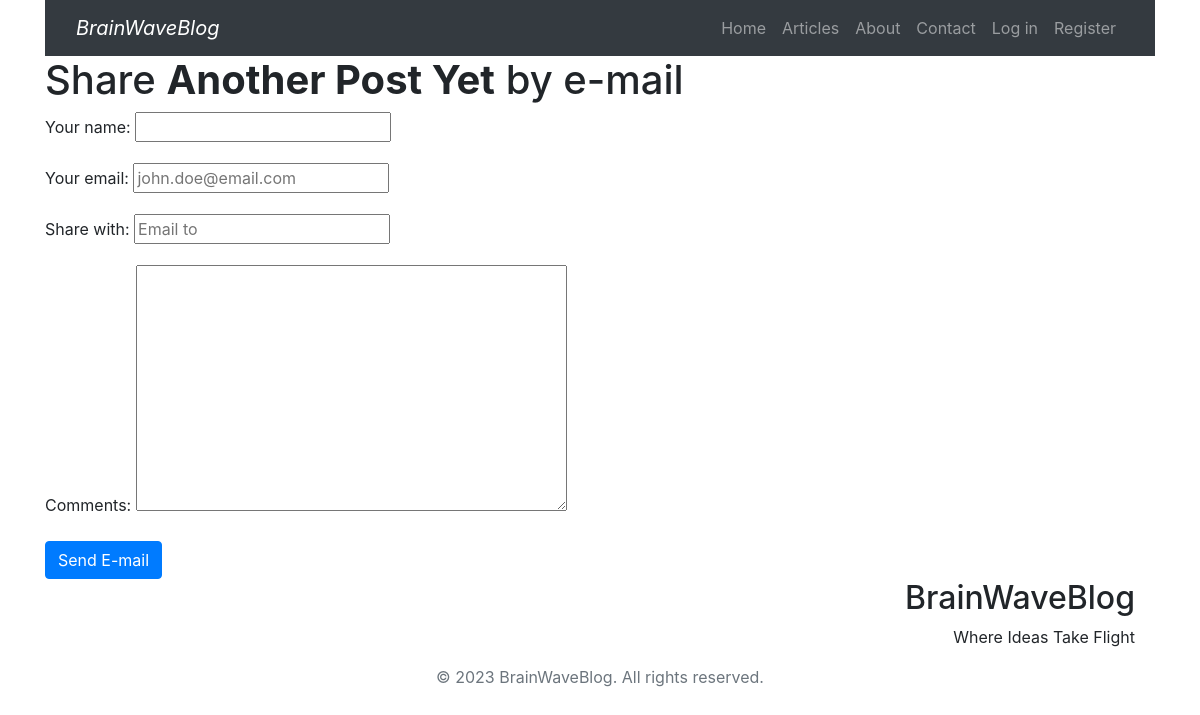
The page /blog/6/share on the database as committed earlier.
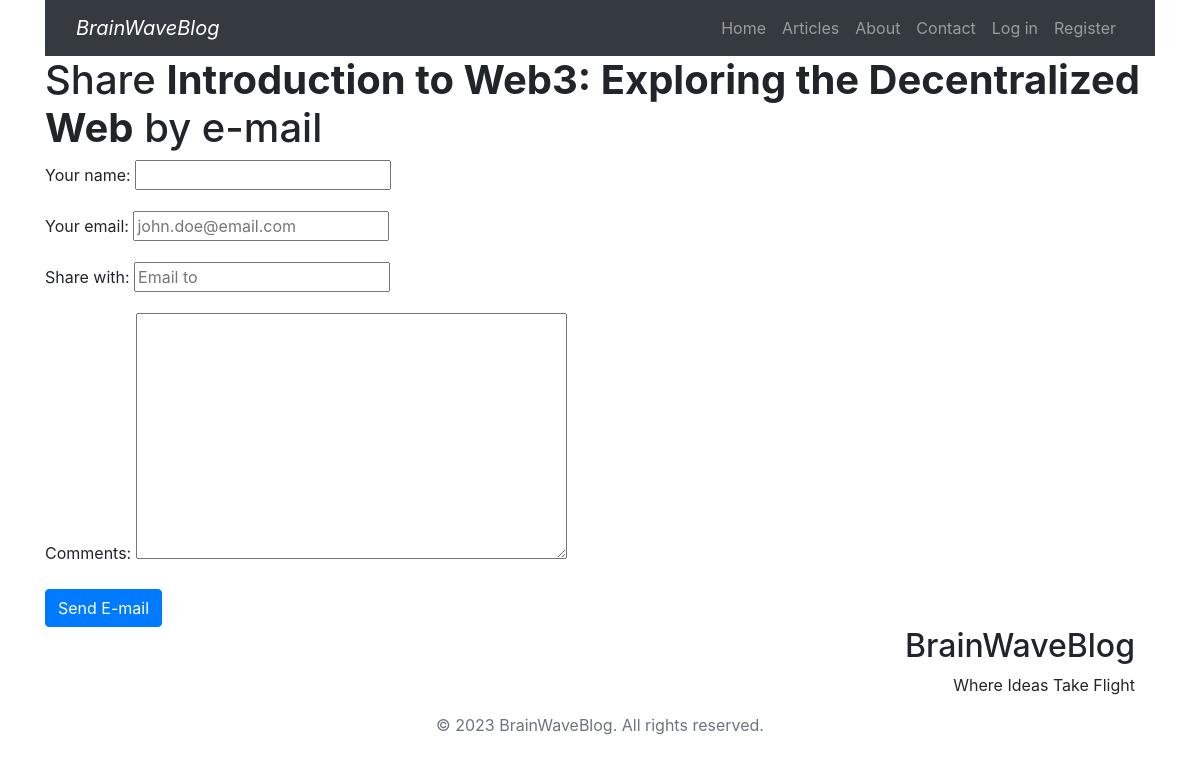
The same page on the database as committed later.
### blog/models.py (models this page shows, shortened)
class Post(models.Model):
    STATUS_CHOICES = (
    ('draft', 'Draft'),
    ('published', 'Published'),
    )
    title = models.CharField(max_length=250)
    slug = models.SlugField(max_length=250,
                            unique_for_date='publish')
    author = models.ForeignKey(User,
                               on_delete=models.CASCADE,
                               related_name='posts')
    body = models.TextField()
    publish = models.DateTimeField(default=timezone.now)
    created = models.DateTimeField(auto_now_add=True)
    updated = models.DateTimeField(auto_now=True)
    status = models.CharField(max_length=10,
                              choices=STATUS_CHOICES,
                              default='draft')
    tags = TaggableManager()
    objects = models.Manager()
    published = PublishedManager()
    class Meta:
        ordering = ('-publish',)

### blog/views.py (the view)
# urls.py: path('<int:post_id>/share', views.post_share, name='post_share'),
def post_share(request, post_id):
    post = get_object_or_404(Post, id=post_id, status='published')
    sent = False
    if request.method == 'POST':
        form = EmailPostForm(request.POST)
        if form.is_valid():
            cd = form.cleaned_data
            post_url = request.build_absolute_uri(post.get_absolute_url())
            subject = f"{cd['name']} recommends you read "\
                      f"'{post.title}'"
            sharer_comment = cd['comments']
            message = f"Hello there. We hope this email finds you well. You might find this interesting and informative too as {cd['name']} finds.\n"\
                        f"The link and Title of the post are below.\n\nThank you.\nBrainWaveBlog Team.\n\n"\
                        f"Title: {post.title}\nLink: {post_url}\n\n"\
                        f"And here's the comment of {cd['name']}({cd['email']}): '{sharer_comment}'\n"
            send_mail(subject, message, EMAIL_HOST_USER, [cd['to']], fail_silently=False)
            sent = True
    else:
        form = EmailPostForm()
    return render(request, 'blog/post/share.html', {'post':post, 'form':form, 'sent':sent})

### blog/forms.py
class EmailPostForm(forms.Form):
    name = forms.CharField(max_length = 31, label='Your name')
    email = forms.EmailField(label='Your email', widget=forms.TextInput(attrs={'placeholder': "john.doe@email.com"}))
    to = forms.EmailField(label='Share with', widget=forms.TextInput(attrs={'placeholder': "Email to"}))
    comments = forms.CharField(widget = forms.Textarea, required=False)

### blog/templates/blog/post/share.html (shortened to what this page needs)
{% extends 'base.html' %}
{% block content %}
    {% if sent %}
        <h3>E-mail successfully sent</h3>
        <p><i>{{post.title}}</i> was successfully sent to <i>{{form.cleaned_data.to}}</i>.</p>
    {% else %}
        <h1>Share <b>{{post.title}}</b> by e-mail</h1>
        <form method="post">
        {{form.as_p}}
        <input type="submit" class="btn btn-primary"value="Send E-mail">
        </form>
    {% endif %}
{% endblock %}

Rows that differ between the two databases and show on the page:
changed Post: title "Another Post Yet" → "Introduction to Web3: Exploring the Decentralized Web"
